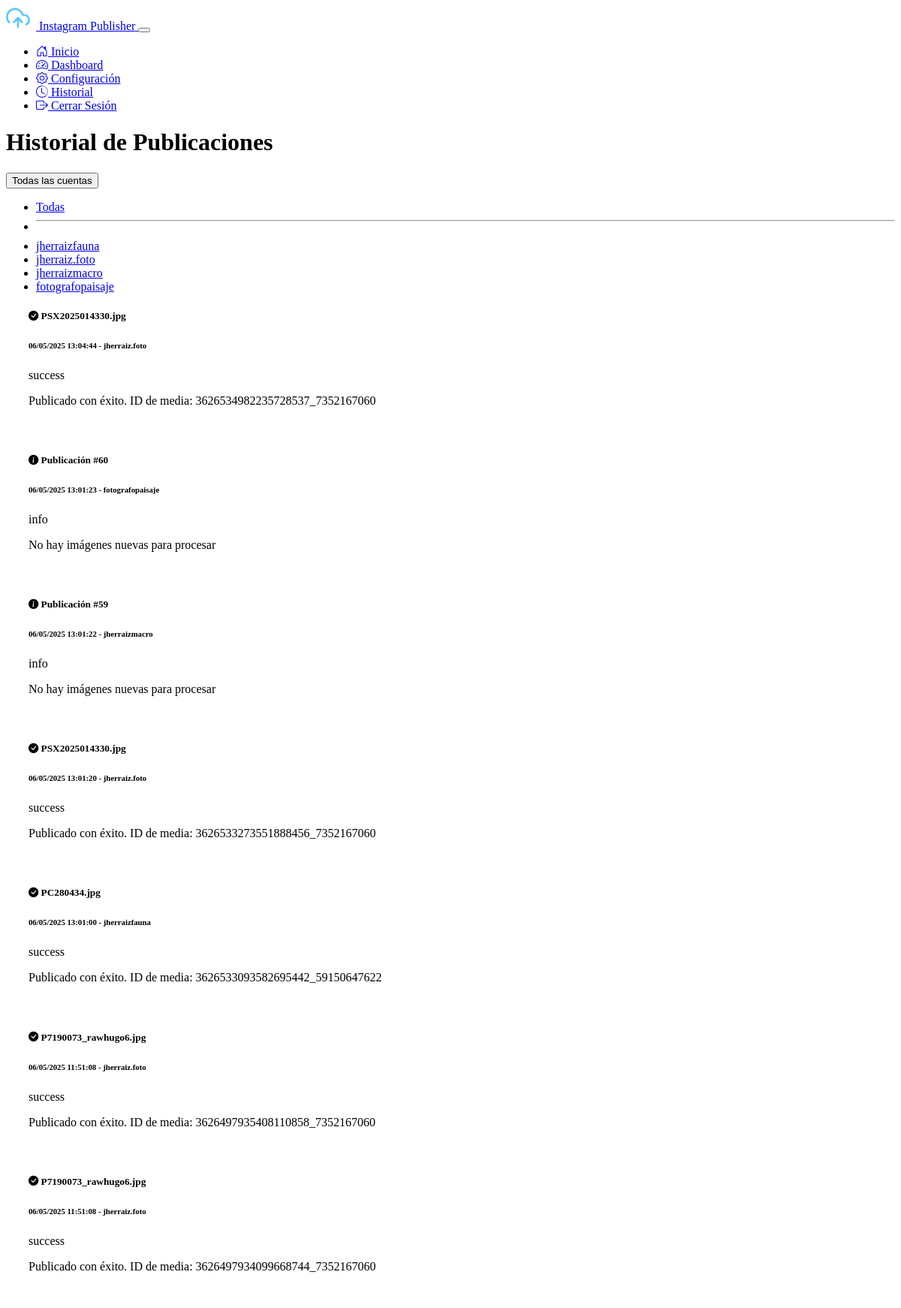
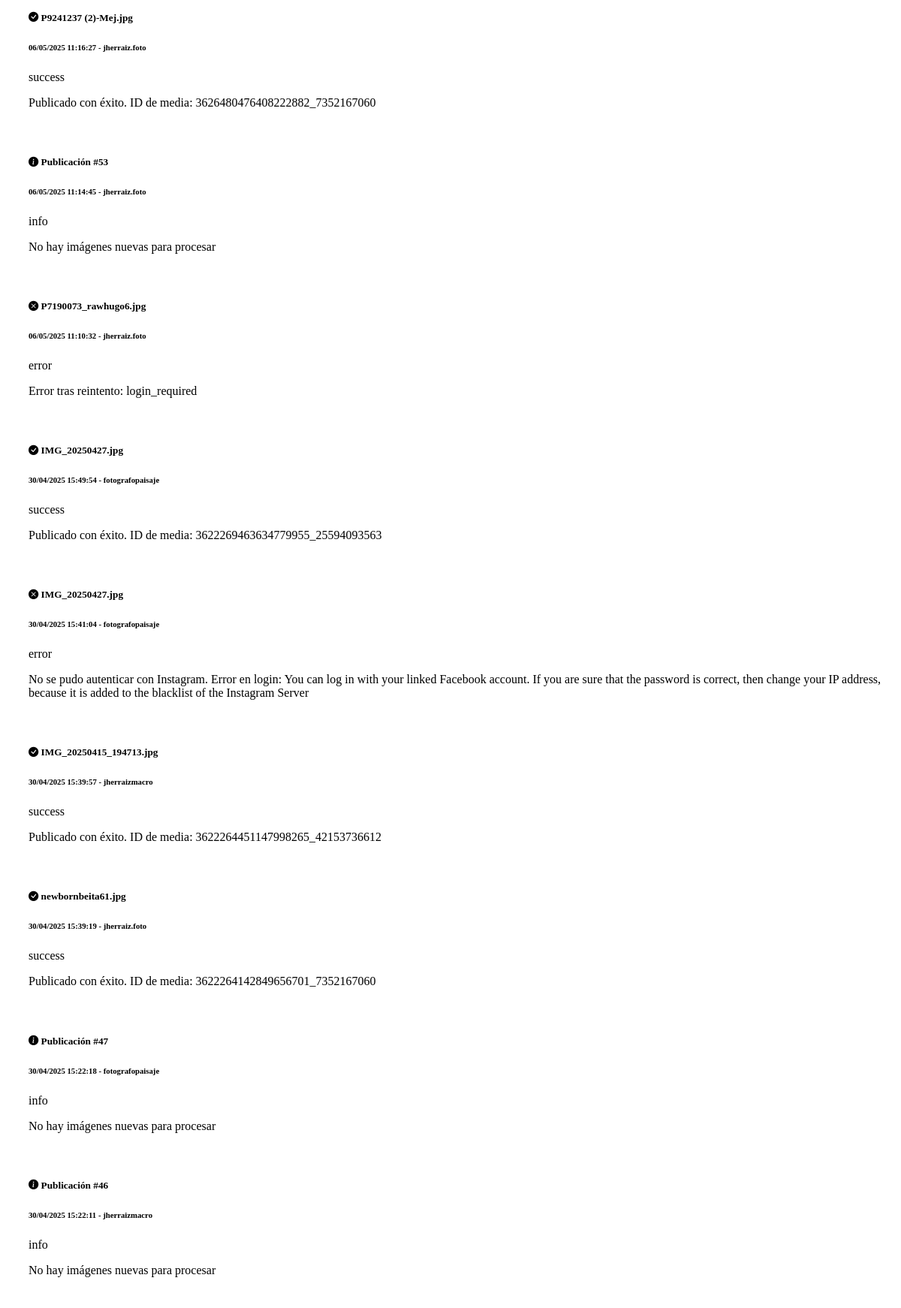
The page /history (signed in, upper part) on the database its author committed (2 pictures, top to bottom).
### models.py (models this page shows)
class Account(db.Model):
    id = db.Column(db.Integer, primary_key=True)
    name = db.Column(db.String(100), nullable=False)
    instagram_username = db.Column(db.String(100), nullable=False)
    instagram_password = db.Column(db.String(100), nullable=False)
    google_credentials = db.Column(db.Text)
    folder_id = db.Column(db.String(100))
    gemini_api_key = db.Column(db.String(100))
    created_at = db.Column(db.DateTime, default=datetime.utcnow)
    updated_at = db.Column(db.DateTime, default=datetime.utcnow, onupdate=datetime.utcnow)
    publications = db.relationship('PublicationHistory', backref='account', lazy=True)
    gemini_prompt = db.Column(db.Text, default="Describe la imagen que te envío con un texto continuo ideal para un pie de foto en Instagram. Identifica la especie del ave y proporciona detalles sobre su aspecto, hábitat y distribución, manteniendo un tono natural, atractivo y animado. Incluye emojis y hashtags adecuados para resaltar la belleza de la naturaleza y la fotografía de aves. Con enfoque en la fotografía. Responde únicamente con el texto solicitado, sin añadir introducciones ni comentarios adicionales.")
    morning_post = db.Column(db.Boolean, default=True)
    morning_time = db.Column(db.String(5), default="08:00")
    afternoon_post = db.Column(db.Boolean, default=True)
    afternoon_time = db.Column(db.String(5), default="15:00")
    evening_post = db.Column(db.Boolean, default=True)
    evening_time = db.Column(db.String(5), default="22:00")

class PublicationHistory(db.Model):
    id = db.Column(db.Integer, primary_key=True)
    account_id = db.Column(db.Integer, db.ForeignKey('account.id'), nullable=False)
    timestamp = db.Column(db.DateTime, default=datetime.utcnow)
    status = db.Column(db.String(20))
    details = db.Column(db.Text)
    image_name = db.Column(db.String(255), nullable=True)

### app.py (the view)
@app.route('/history')
@login_required
def history():
    account_id = request.args.get('account_id', type=int)
    if account_id:
        account = Account.query.get_or_404(account_id)
        publications = PublicationHistory.query.filter_by(account_id=account_id).order_by(PublicationHistory.timestamp.desc()).all()
        return render_template('history.html', publications=publications, account=account, accounts=Account.query.all())
    else:
        publications = PublicationHistory.query.order_by(PublicationHistory.timestamp.desc()).all()
        return render_template('history.html', publications=publications, account=None, accounts=Account.query.all())

### app.py (called while the page is built)
@login_manager.user_loader
def load_user(user_id):
    return User.query.get(int(user_id))

### templates/history.html (shortened to what this page needs)
{% extends 'base.html' %}
{% block content %}
<div class="container">
    <div class="d-flex justify-content-between align-items-center mb-4">
        <h1>Historial de Publicaciones</h1>
        <div class="dropdown">
            <button class="btn btn-outline-secondary dropdown-toggle" type="button" id="accountFilterDropdown" data-bs-toggle="dropdown" aria-expanded="false">
                {% if account %}
                {{ account.name }}
                {% else %}
                Todas las cuentas
                {% endif %}
            </button>
            <ul class="dropdown-menu" aria-labelledby="accountFilterDropdown">
                <li><a class="dropdown-item" href="{{ url_for('history') }}">Todas</a></li>
                <li><hr class="dropdown-divider"></li>
                {% for acc in accounts %}
                <li><a class="dropdown-item" href="{{ url_for('history', account_id=acc.id) }}">{{ acc.name }}</a></li>
                {% endfor %}
            </ul>
        </div>
    </div>
    {% if publications %}
    <div class="row">
        <div class="col-md-12">
            <div class="card">
                <div class="card-body">
                    <div class="timeline">
                        {% for pub in publications %}
                        <div class="timeline-item {{ pub.status }}">
                            <div class="card mb-3 history-item {{ pub.status }}">
                                <div class="card-body">
                                    <div class="d-flex justify-content-between align-items-start">
                                        <div>
                                            <h5 class="card-title mb-1">
                                                {% if pub.status == 'success' %}
                                                <i class="bi bi-check-circle-fill text-success"></i>
                                                {% elif pub.status == 'error' %}
                                                <i class="bi bi-x-circle-fill text-danger"></i>
                                                {% else %}
                                                <i class="bi bi-info-circle-fill text-info"></i>
                                                {% endif %}
                                                {% if pub.image_name %}
                                                {{ pub.image_name }}
                                                {% else %}
                                                Publicación #{{ pub.id }}
                                                {% endif %}
                                            </h5>
                                            <h6 class="card-subtitle text-muted mb-2">
                                                {{ pub.timestamp.strftime('%d/%m/%Y %H:%M:%S') }}
                                                {% if accounts|length > 1 and account is none %}
                                                - {{ pub.account.name }}
                                                {% endif %}
                                            </h6>
                                        </div>
                                        <span class="badge {% if pub.status == 'success' %}bg-success{% elif pub.status == 'error' %}bg-danger{% else %}bg-info{% endif %}">
                                            {{ pub.status }}
                                        </span>
                                    </div>
                                    <p class="card-text">
                                        {% if pub.details %}
                                        {{ pub.details }}
                                        {% else %}
                                        <em>No hay detalles disponibles</em>
                                        {% endif %}
                                    </p>
                                </div>
                            </div>
                        </div>
                        {% endfor %}
                    </div>
                </div>
            </div>
        </div>
    </div>
    {% else %}
    <div class="alert alert-info">
        <h5>No hay publicaciones en el historial</h5>
        <p>Aún no se han realizado publicaciones{% if account %} para esta cuenta{% endif %}.</p>
    </div>
    {% endif %}
</div>
{% endblock %}

### static/css/custom.css (style rules this page uses)
.history-item { border-left: 3px solid var(--bs-secondary); transition: all 0.2s ease; }
.history-item.success { border-left-color: var(--bs-success); }
.history-item.error { border-left-color: var(--bs-danger); }
.history-item.info { border-left-color: var(--bs-info); }
.timeline { position: relative; padding-left: 30px; }
.timeline::before { content: ''; position: absolute; left: 0; top: 0; height: 100%; width: 2px; background-color: var(--bs-secondary); }
.timeline-item { position: relative; padding-bottom: 1.5rem; }
.timeline-item::before { content: ''; position: absolute; left: -35px; top: 0; width: 10px; height: 10px; border-radius: 50%; background-color: var(--bs-secondary); }
.timeline-item.success::before { background-color: var(--bs-success); }
.timeline-item.error::before { background-color: var(--bs-danger); }
.timeline-item.info::before { background-color: var(--bs-info); }

### rows shown on the page
Account: name "jherraizfauna"
Account: name "jherraiz.foto"
Account: name "jherraizmacro"
Account: name "fotografopaisaje"
PublicationHistory: image_name "PSX2025014330.jpg", timestamp "06/05/2025 13:04:44", account.name "jherraiz.foto", status "success", details "Publicado con éxito. ID de media: 3626534982235728537_7352167060"
PublicationHistory: id "60", timestamp "06/05/2025 13:01:23", account.name "fotografopaisaje", status "info", details "No hay imágenes nuevas para procesar"
PublicationHistory: id "59", timestamp "06/05/2025 13:01:22", account.name "jherraizmacro", status "info", details "No hay imágenes nuevas para procesar"
PublicationHistory: image_name "PSX2025014330.jpg", timestamp "06/05/2025 13:01:20", account.name "jherraiz.foto", status "success", details "Publicado con éxito. ID de media: 3626533273551888456_7352167060"
PublicationHistory: image_name "PC280434.jpg", timestamp "06/05/2025 13:01:00", account.name "jherraizfauna", status "success", details "Publicado con éxito. ID de media: 3626533093582695442_59150647622"
PublicationHistory: image_name "P7190073_rawhugo6.jpg", timestamp "06/05/2025 11:51:08", account.name "jherraiz.foto", status "success", details "Publicado con éxito. ID de media: 3626497935408110858_7352167060"
PublicationHistory: image_name "P7190073_rawhugo6.jpg", timestamp "06/05/2025 11:51:08", account.name "jherraiz.foto", status "success", details "Publicado con éxito. ID de media: 3626497934099668744_7352167060"
PublicationHistory: image_name "P9241237 (2)-Mej.jpg", timestamp "06/05/2025 11:16:27", account.name "jherraiz.foto", status "success", details "Publicado con éxito. ID de media: 3626480476408222882_7352167060"
PublicationHistory: id "53", timestamp "06/05/2025 11:14:45", account.name "jherraiz.foto", status "info", details "No hay imágenes nuevas para procesar"
PublicationHistory: image_name "P7190073_rawhugo6.jpg", timestamp "06/05/2025 11:10:32", account.name "jherraiz.foto", status "error", details "Error tras reintento: login_required"
PublicationHistory: image_name "IMG_20250427.jpg", timestamp "30/04/2025 15:49:54", account.name "fotografopaisaje", status "success", details "Publicado con éxito. ID de media: 3622269463634779955_25594093563"
PublicationHistory: image_name "IMG_20250427.jpg", timestamp "30/04/2025 15:41:04", account.name "fotografopaisaje", status "error", details "No se pudo autenticar con Instagram. Error en login: You can log in with your linked Facebook account. If you are sure that the password is correct, then change your IP address, because it is added to the blacklist of the Instagram Server"
PublicationHistory: image_name "IMG_20250415_194713.jpg", timestamp "30/04/2025 15:39:57", account.name "jherraizmacro", status "success", details "Publicado con éxito. ID de media: 3622264451147998265_42153736612"
PublicationHistory: image_name "newbornbeita61.jpg", timestamp "30/04/2025 15:39:19", account.name "jherraiz.foto", status "success", details "Publicado con éxito. ID de media: 3622264142849656701_7352167060"
PublicationHistory: id "47", timestamp "30/04/2025 15:22:18", account.name "fotografopaisaje", status "info", details "No hay imágenes nuevas para procesar"
PublicationHistory: id "46", timestamp "30/04/2025 15:22:11", account.name "jherraizmacro", status "info", details "No hay imágenes nuevas para procesar"
